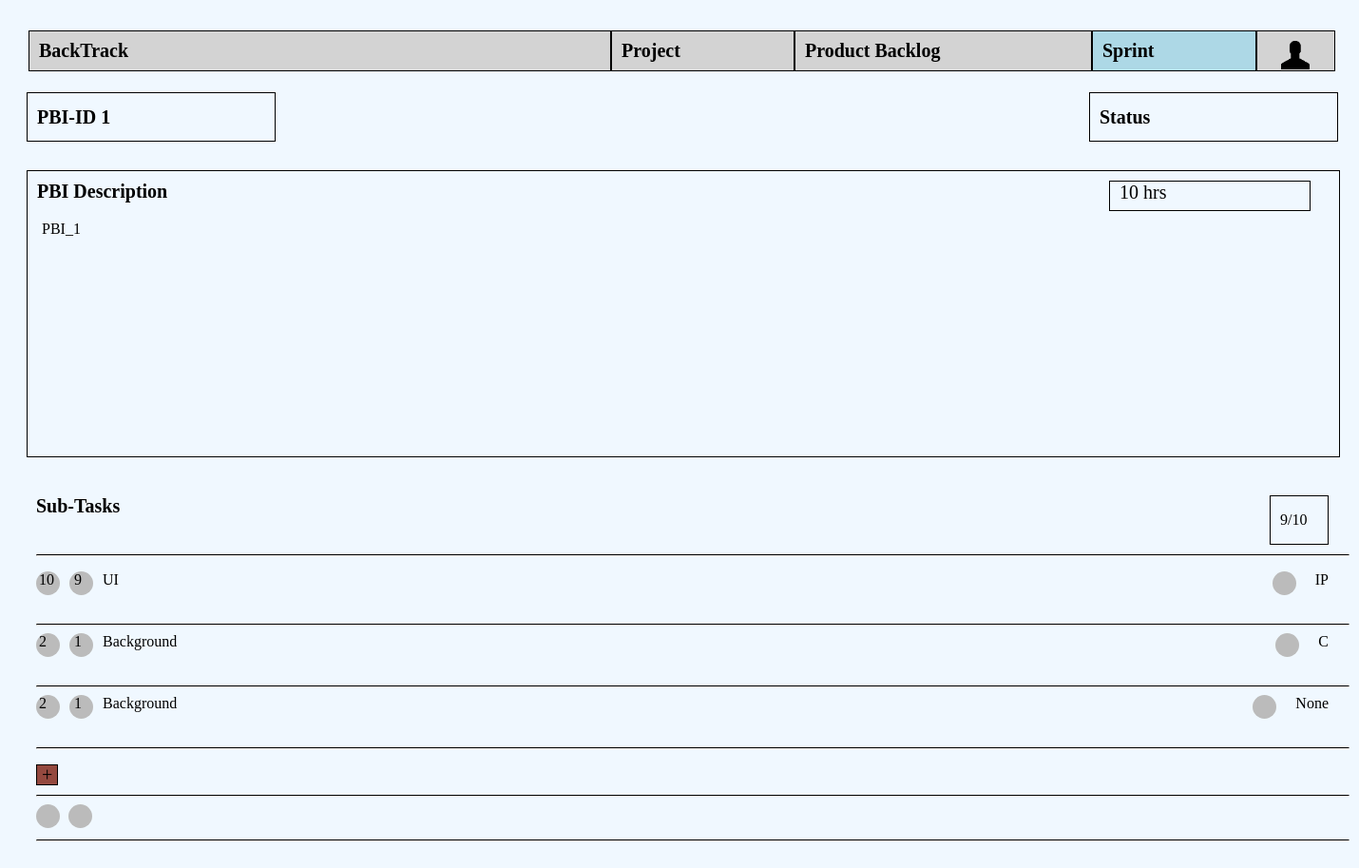
The page /sprints/pbi1 on the database as committed earlier.
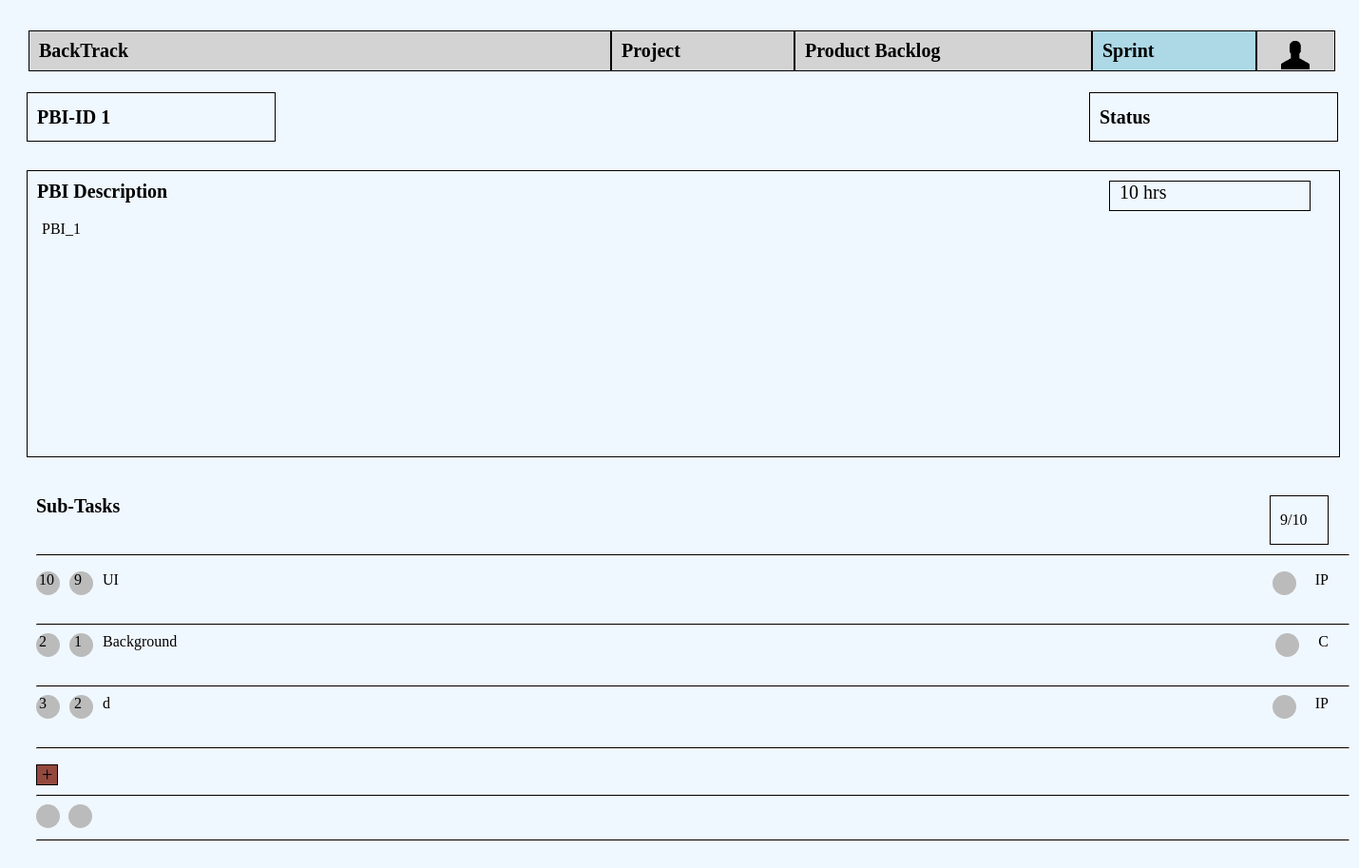
The same page on the database as committed later.
### sprints/models.py (models this page shows, shortened)
class SubTask(models.Model):
    title=models.CharField(max_length=200)
    id=models.AutoField(primary_key=True)
    task=models.ForeignKey(Task, on_delete=models.CASCADE,null=True)
    pbi=models.ForeignKey(PBI, on_delete=models.CASCADE,related_name="SubTask",default=0)
    initialEstimatedEffort = models.IntegerField(null=True)
    remaining_efforts = models.IntegerField(null=True)
    Developers = models.ManyToManyField(Developer,  null=True)
    STATUS=(('NS','Not started'),('IP','In progress'),('C','Complete'))
    status=models.CharField(max_length=10,choices=STATUS, default='IP')

### sprints/views.py (the view)
# urls.py: path('pbi<int:pbi>',views.SprintBackLogsManagement.as_view(), name='sprintBacklogs'),
class SprintBackLogsManagement(TemplateView):
    template_name = "sprints/sprintBacklogs.html"
    def get_context_data(self, **kwargs):
        pbi=self.kwargs['pbi']
        context = super().get_context_data(**kwargs)
        context['task_list']=Task.objects.filter(pbi__pk=pbi)
        context['pbi']=PBI.objects.get(pk=pbi)
        context['subtask_list']=SubTask.objects.filter(pbi__pk=pbi)
        context['pbiID']=pbi
        return context

### templates/sprints/sprintBacklogs.html (shortened to what this page needs)
{% extends 'base.html' %}
{% block content %}
<div id="outside">
    <div id="PBI_ID">PBI-ID {{pbi.id}}</div>
    <div id="Status">Status</div>
    <div id="PBI_Desc">
        <div class="title">PBI Description </div>
        <div id="estimatedEffort">{{pbi.estimated_efforts}} hrs</div>
        <div class="description">{{pbi.description}}</div>
    </div>
    <div id="subTaskList">
        <div class="title">Sub-Tasks</div>
        <div id="completionrate">9/10</div>
        <hr>
        <ul>
            {% for subtask in subtask_list %}
            <li>
                <span class="initEsti circle" style="float:left;"> <span style="margin-left:3px;">{{subtask.initialEstimatedEffort}}</span></span>
                <span class="remainEsti circle"style="float:left;"> <span style="margin-left:5px;">{{subtask.remaining_efforts}}</span></span>
                <div style="float:left;">{{subtask.title}}</div>
                <div style="float:right; ">{{subtask.status}}</div>
                <div style="float:right;" >
                    <div class="circle" onclick="pplBtnOnClick(event)"></div>
                </div>
            </li>
            <hr>
            {% endfor %}
        </ul>
        <div>
            <div id="addBtn" onclick="addBtnOnclick()">+</div>
        </div>
        <hr>
        <div id="total" onload="calculate()">
            <span class="initEsti circle"></span>
            <span class="remainEsti circle"></span>
        </div>
        <hr>
    </div>
</div>
{% endblock %}

Rows that differ between the two databases and show on the page:
removed SubTask: initialEstimatedEffort "2", remaining_efforts "1", title "Background", status "None"
added SubTask: initialEstimatedEffort "3", remaining_efforts "2", title "d", status "IP"
